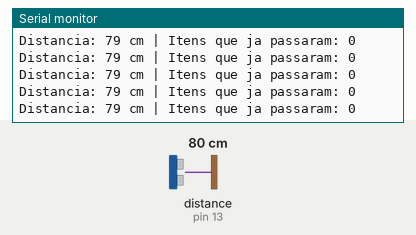
This sketch was run on a simulated Arduino Uno, built with avr-gcc and run on an emulated ATmega328P. Shown: the last lines printed to the serial monitor. Wiring (inferred from the names in the program): ultrasonic range finder: trigger pin 12; echo pin 13. The inputs (shaded band) are chosen by the test bench; at power-on: distance to the obstacle (sensor on pin 13) 80 cm. The echo pulse lasts 58.3 µs per cm.

Above: at 3.0 s.
3.1 s: distance to the obstacle (sensor on pin 13) set to 14 cm
At 3.45 s:
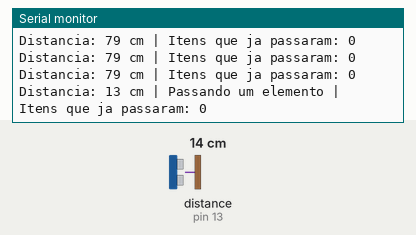
4.6 s: distance to the obstacle (sensor on pin 13) set to 17 cm
At 4.68 s:
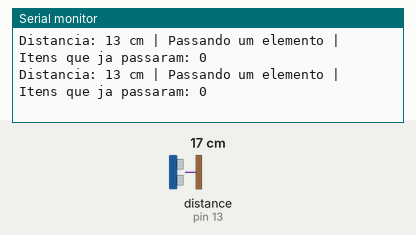

The sketch:

Contagem_de_itens.ino
```cpp
#define trigPin 12
#define echoPin 13
#define DISTANCIA_LIMITE 15 // A distância (medida em cm) deve ser alterada neste ponto.

int passando = 0;
int quantidade = 0;

void setup() {
  Serial.begin(9600);
  pinMode(echoPin, INPUT);
  pinMode(trigPin, OUTPUT);
}

void loop() {
  long duration, distance;
  digitalWrite(trigPin, LOW);
  delayMicroseconds(2);
  digitalWrite(trigPin, HIGH);
  delayMicroseconds(10);
  digitalWrite(trigPin, LOW);
  duration = pulseIn(echoPin, HIGH);
  distance = (duration / 2) / 29.1;

  Serial.print("Distancia: ");
  Serial.print(distance);
  Serial.print(" cm | ");

  if (distance < DISTANCIA_LIMITE)
  {
    passando = 1;
    Serial.print("Passando um elemento | ");
  }
  else if (passando == 1)
  {
    passando = 0;
    quantidade++;
  }

  Serial.print("Itens que ja passaram: ");
  Serial.print(quantidade);
  Serial.println();

  delay(200);
}

/*
 * Considerando um caso hipotético de uma linha de produção, estou considerando
 * uma distância de 15 cm. Visto que qualquer coisa menor do que isso, "deveria"
 * ser um objeto que estará passando.
 */
```

Measured:
- after the input at 3.1 s, the serial monitor: prints a new line after 0.19 s (image 1)
